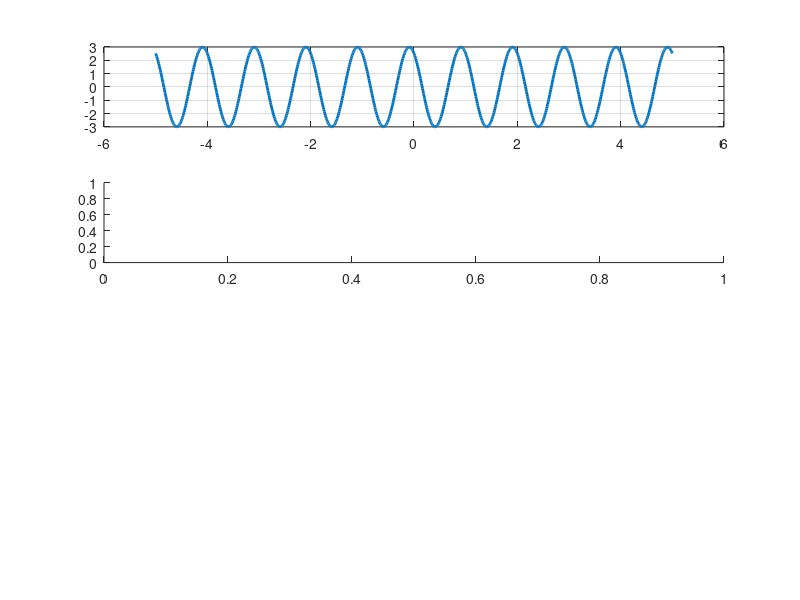

Source code (MATLAB): (Note: this script raises an error after producing the figure.)

% EE4377 Project 1
% MATLAB code for f(t)=cos(omega*t)*sin(omega*t)*u(t-1)
% Quintanilla P. Angel
% 02 27 2015

clc      % Clear screen 
clear    % Clear all variables

A = 3; f= 1000; omega = 2*pi*f; 
angle = 0.575; T=1/f;
t=linspace(-5000*T,5000*T,1000);
x_t=3*cos(omega*t+angle);

subplot(4,1,1)
plot(t,x_t, 'linewidth',2);grid on

subplot(4,1,2)
u_t=heaviside(t);
plot(t,u_t, 'linewidth',2);grid on

subplot(4,1,3)
plot(t,x_t.*u_t, 'linewidth',2);grid on

%Added section for extra function
subplot(4,1,4)
u_t1=heaviside(t-1);

x_t1=cos(omega.*t).*sin(omega.*t);
plot(t,x_t1.*u_t1, 'linewidth',2);grid on
